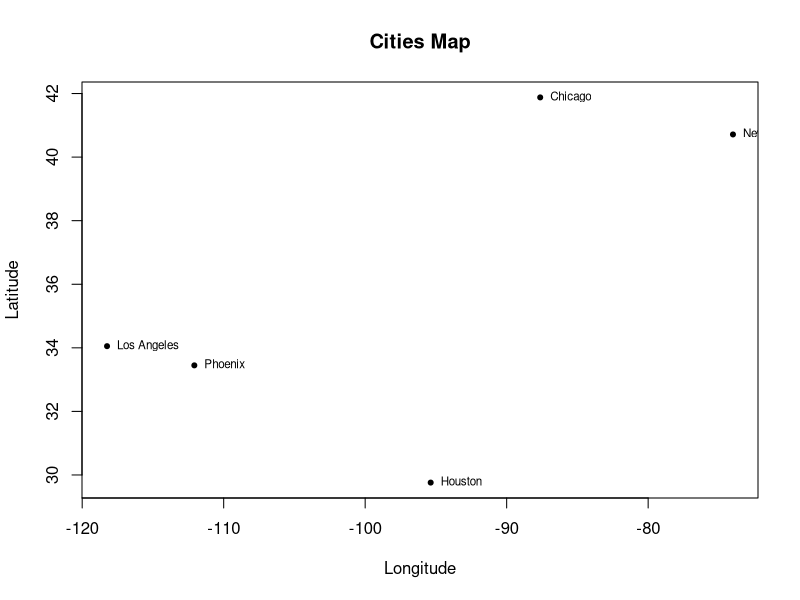
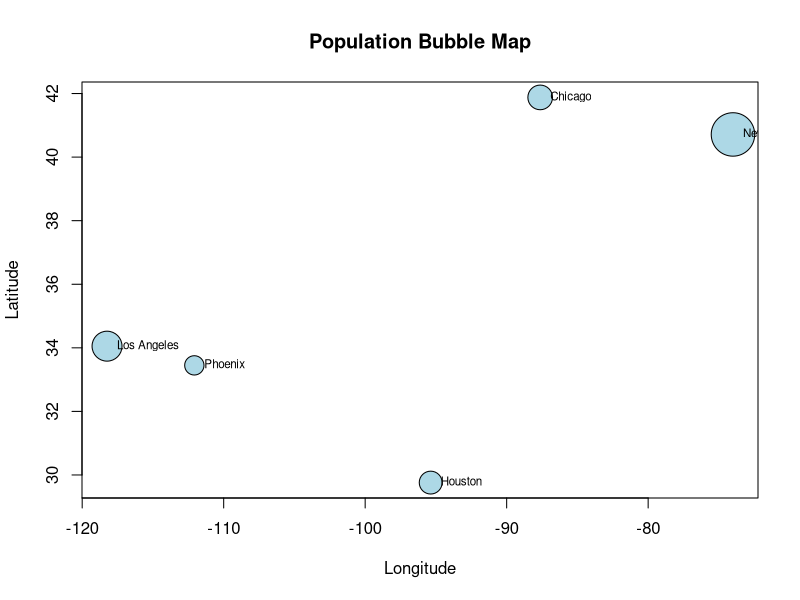
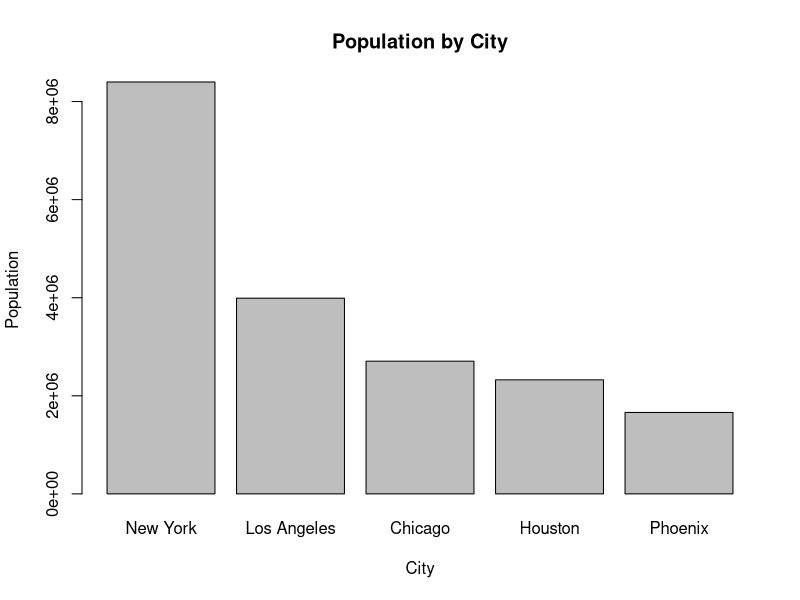
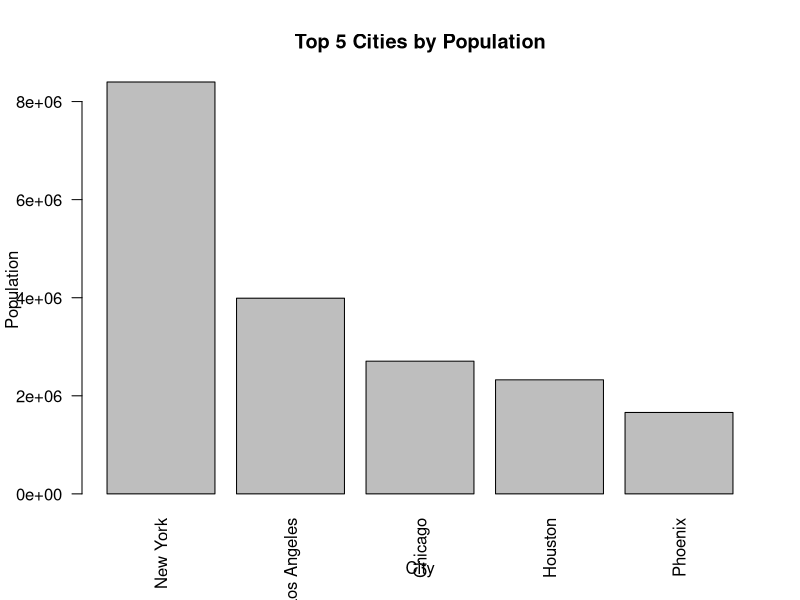
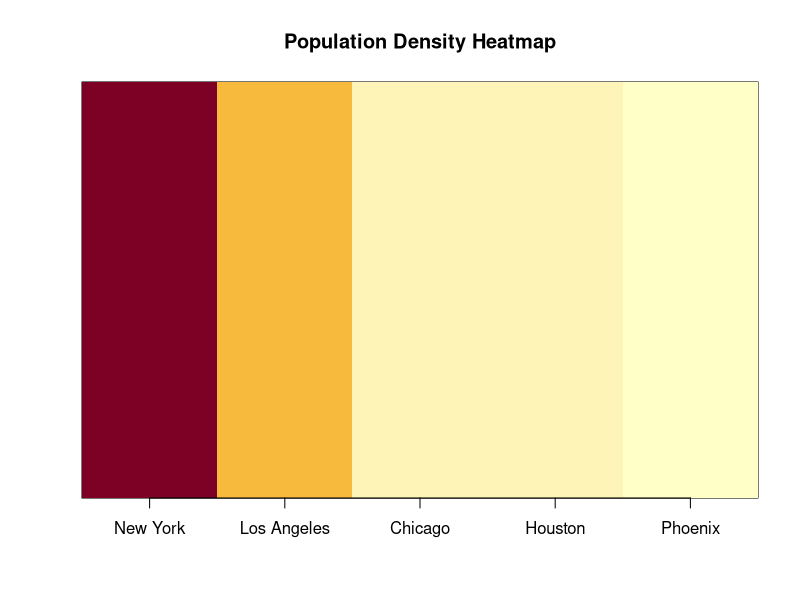

The R source for these figures, in order:
# Data
city <- c("New York", "Los Angeles", "Chicago", "Houston", "Phoenix")
latitude <- c(40.7128, 34.0522, 41.8781, 29.7604, 33.4484)
longitude <- c(-74.0060, -118.2437, -87.6298, -95.3698, -112.0740)
population <- c(8398748, 3990456, 2705994, 2325502, 1660272)

# Create a scatter plot of cities on a map based on Latitude and Longitude
plot(longitude, latitude, main="Cities Map", xlab="Longitude", ylab="Latitude", pch=20)
text(longitude, latitude, labels=city, pos=4, cex=0.7)

# Generate a bubble map where bubble size represents Population
plot(longitude, latitude, main="Population Bubble Map", xlab="Longitude", ylab="Latitude", cex=sqrt(population)/500, pch=21, bg="lightblue")
text(longitude, latitude, labels=city, pos=4, cex=0.7)

# Plot a choropleth map of Population by city
# Note: Without a map library, we'll use a simplified representation
barplot(population, names.arg=city, main="Population by City", xlab="City", ylab="Population")

# Create a bar plot showing the top 5 cities by Population
barplot(sort(population, decreasing=TRUE), names.arg=city[order(population, decreasing=TRUE)], main="Top 5 Cities by Population", xlab="City", ylab="Population", las=2)

# Generate a heatmap showing the density of cities based on Population
# Note: This is a simplified heatmap representation
image(as.matrix(population), main="Population Density Heatmap", xaxt="n", yaxt="n")
axis(1, at=seq(0, 1, length.out=5), labels=city)
